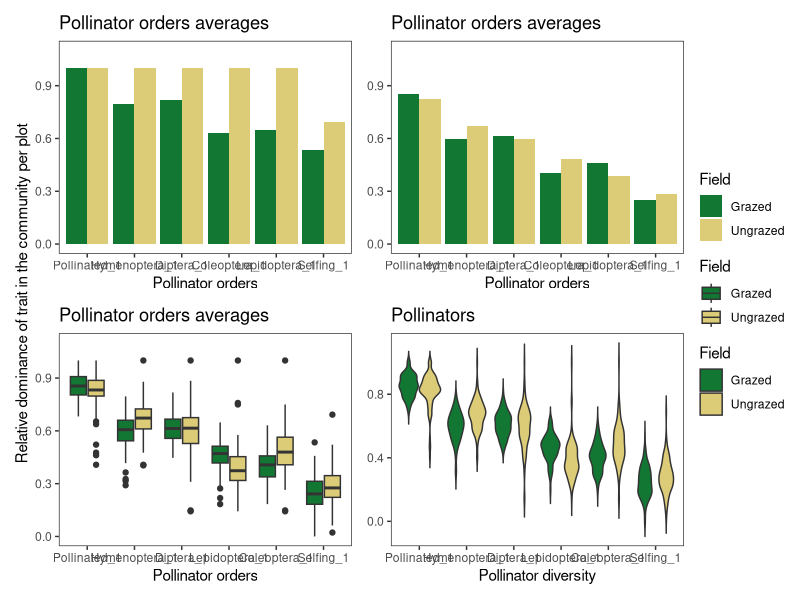
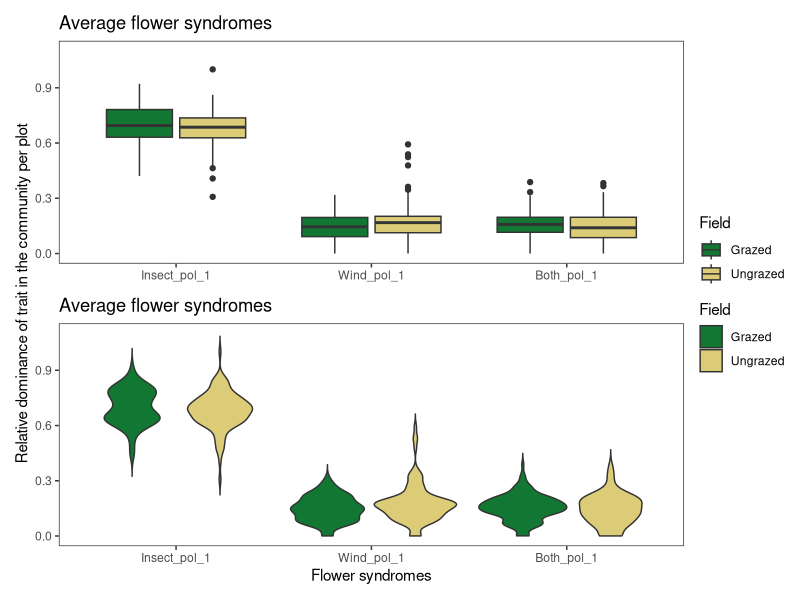
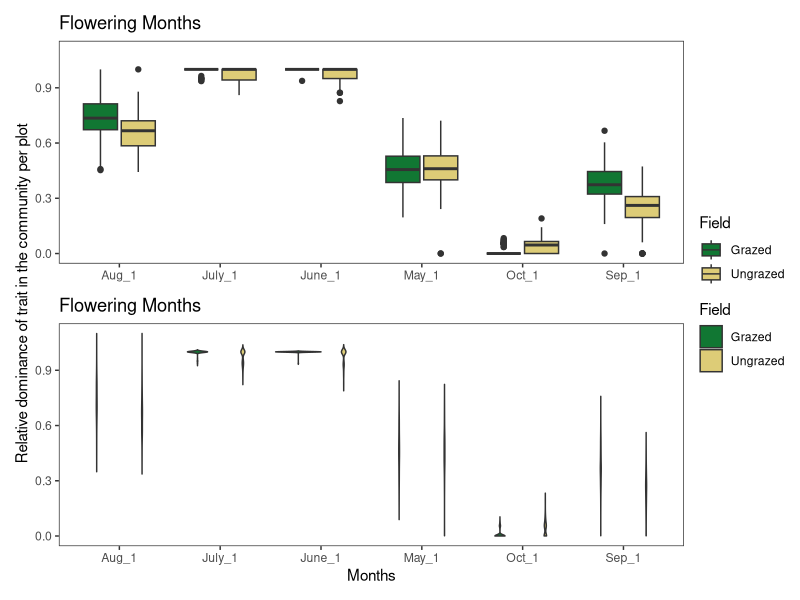
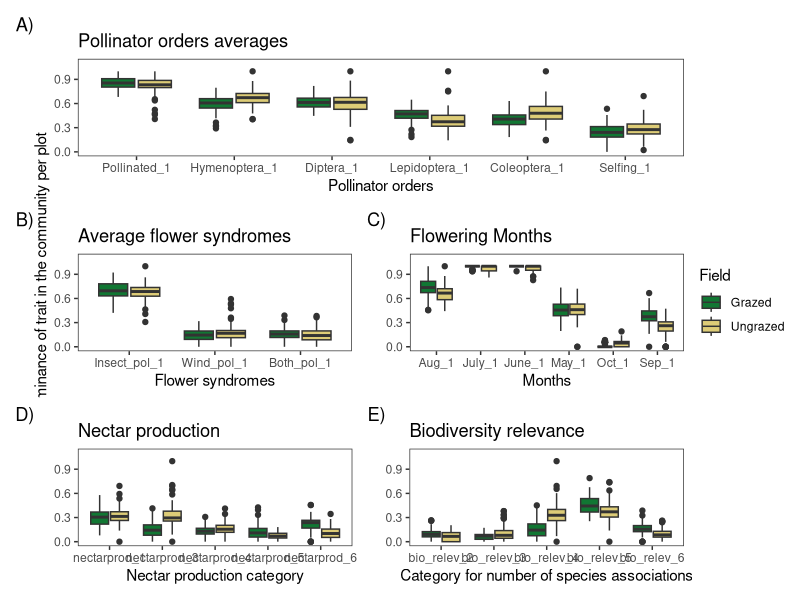

These figures' R source, in order:
## ---- chunk 1
library(knitr)
knitr::opts_knit$set(root.dir = "C:/GerseyNotSLU/Plantdataanalysis/TRY_data/")
library(dplyr) #summarise, group_by, filter
library(ggplot2) #ggplot
library(tidyverse) #pivot_longer
library(forcats) #fct_reorder
library(patchwork)

## ---- chunk 2
#| echo: true
cwm2 <- read.csv2("cwm_ga_data.csv")
rownames(cwm2) <- cwm2$X
cwm2 <- cwm2[,-1]
#str(cwm2)
#head(cwm2,1) 
#colnames(cwm2)

## ---- chunk 3
#| echo: true
####Insect groups####
#Trying with insect orders
#collect all the order data in the columns Field, variable and value
#The transformation with pivot_longer is necessary because my data was in wide format and it needs to be in long format so I can make the graphs I want.
orders <- cwm2 %>% 
  pivot_longer(
    cols = c(Pollinated_1, Hymenoptera_1,Lepidoptera_1, Diptera_1, Coleoptera_1, Selfing_1),   # columns to reshape
    names_to = "variable",       # new column for variable names
    values_to = "value")           # new column for values)

#I had to rearrange the graphs using fct_reorder() because the default is alphabetical order and I wanted it in a specific order.

#bargraph raw data
o <- orders %>% ggplot(aes(x=forcats::fct_reorder(variable, desc(value), .fun = mean), y=value, fill = Field)) +
  geom_bar(stat="identity", position = "dodge")+
  #geom_errorbar(aes(ymin = mean(value) - sd(value), ymax = mean(value) + sd(value)), width = 0.2, linewidth = 0.8) +  # SD error bars
  scale_fill_manual(values=c("#117733", "#DDCC77")) +
  labs(x = "Pollinator orders", y = "Relative dominance of trait in the community per plot", title = "Pollinator orders averages") +
  ylim(0,1.1) +
  theme_test()

#I did some summarizing to calculate means and sds because the bargraph looked strange.
orders.stats <- orders %>% 
  group_by(Field,variable) %>% 
  summarise(mean_value =mean(value), sd_value = sd(value))

#bargraph with summary, I could not get the SD to show well on the graph
os <- orders.stats %>% ggplot(aes(x=forcats::fct_reorder(variable, desc(mean_value), .fun = mean), y=mean_value, fill = Field)) +
  geom_bar(stat="identity", position = "dodge")+
  #geom_errorbar(aes(ymin = mean_value - sd_value, ymax = mean_value + sd_value), width = 0.2, linewidth = 0.8) +  # SD error bars
  scale_fill_manual(values=c("#117733", "#DDCC77")) +
  labs(x = "Pollinator orders", y = "Relative dominance of trait in the community per plot", title = "Pollinator orders averages") +
  ylim(0,1.1) +
  theme_test()

#box plot
ob <- ggplot(data.frame(orders), aes(x = forcats::fct_reorder(variable, desc(value), .fun = median), y = value, fill = Field)) +
  geom_boxplot() +
  scale_fill_manual(values=c("#117733", "#DDCC77")) +
  labs(x = "Pollinator orders", y = "Relative dominance of trait in the community per plot", title = "Pollinator orders averages") +
  ylim(0,1.1) +
  theme_test()
  

# violin graph
ov <- ggplot(orders, aes(x= forcats::fct_reorder(variable, desc(value), .fun = median), y=value, fill=Field)) + 
  geom_violin(trim=FALSE) +
  scale_fill_manual(values=c("#117733", "#DDCC77")) +
  labs(x = "Pollinator diversity", y = "Relative dominance of trait in the community per plot", title = "Pollinators")+ 
  theme_test()

o+os+ob+ov +
  plot_layout(guides = 'collect',axis_titles = 'collect_y')

## ---- chunk 4
#| echo: true
####Flowering syndromes####
syndromes <- cwm2 %>%
  pivot_longer(
    cols = c(Insect_pol_1,Wind_pol_1,Both_pol_1),   # columns to reshape
    names_to = "variable",       # new column for variable names
    values_to = "value"          # new column for values
  )

sb <- ggplot(data.frame(syndromes), aes(x = forcats::fct_reorder(variable, desc(value), .fun = median), y = value, fill = Field)) +
  geom_boxplot() +
  scale_fill_manual(values=c("#117733", "#DDCC77")) +
  labs(x = "Flower syndromes", y = "Relative dominance of trait in the community per plot", title = "Average flower syndromes") +
  ylim(0,1.1) +
  theme_test()

sv <- ggplot(data.frame(syndromes), aes(x = forcats::fct_reorder(variable, desc(value), .fun = median), y = value, fill = Field)) +
  geom_violin(trim=FALSE) +
  scale_fill_manual(values=c("#117733", "#DDCC77")) +
  labs(x = "Flower syndromes", y = "Relative dominance of trait in the community per plot", title = "Average flower syndromes") +
  ylim(0,1.1) +
  theme_test()

sb / sv +
  plot_layout(guides = 'collect', axis_titles = 'collect')


## ---- chunk 5
#| echo: true
####Flowering Months####
months <- cwm2 %>% 
  pivot_longer(
    cols = c(May_1,June_1,July_1,Aug_1,Sep_1,Oct_1),   # columns to reshape
    names_to = "variable",       # new column for variable names
    values_to = "value"          # new column for values
  )

mb <- ggplot(data.frame(months), aes(x = variable, y = value, fill = Field)) +
  geom_boxplot() +
  scale_fill_manual(values=c("#117733", "#DDCC77")) +
  labs(x = "Months", y = "Relative dominance of trait in the community per plot", title = "Flowering Months") +
  ylim(0,1.1) +
  theme_test()

mv <- ggplot(data.frame(months), aes(x = variable, y = value, fill = Field)) +
  geom_violin(trim=FALSE) +
  scale_fill_manual(values=c("#117733", "#DDCC77")) +
  labs(x = "Months", y = "Relative dominance of trait in the community per plot", title = "Flowering Months") +
  ylim(0,1.1) +
  theme_test()

mb/mv +
  plot_layout(guides = 'collect',axis_titles = 'collect')


## ---- chunk 6
#| echo: true
####Nectar production####
nectar <- cwm2 %>%
  pivot_longer(
    cols = starts_with("nectarprod"),,   # columns to reshape
    names_to = "variable",       # new column for variable names
    values_to = "value"          # new column for values
  )

#box plot
nb <- ggplot(nectar, aes(x = variable, y = value, fill = Field)) +
  geom_boxplot() +
  scale_fill_manual(values=c("#117733", "#DDCC77")) +
  labs(x = "Nectar production category", y = "Relative dominance of trait in the community per plot", title = "Nectar production") +
  ylim(0,1.1) +
  theme_test()

## ---- chunk 7
####Biodiversity relevance####
bio.rev <- cwm2 %>%
  pivot_longer(
    cols = starts_with("bio_re"),   # columns to reshape
    names_to = "variable",       # new column for variable names
    values_to = "value"          # new column for values
  )


#box plot
bb <- ggplot(bio.rev, aes(x = variable, y = value, fill = Field)) +
  geom_boxplot() +
  scale_fill_manual(values=c("#117733", "#DDCC77")) +
  labs(x = "Category for number of species associations", y = "Relative dominance of trait in the community per plot", title = "Biodiversity relevance") +
  ylim(0,1.1) +
  theme_test()

## ---- chunk 8
#| echo: true
#patch them together for a final image
library(patchwork) # multiple plot alignment

#Pollinator orders
ob <- ggplot(data.frame(orders), aes(x = forcats::fct_reorder(variable, desc(value), .fun = median), y = value, fill = Field)) +
  geom_boxplot() +
  scale_fill_manual(values=c("#117733", "#DDCC77")) +
  labs(x = "Pollinator orders", y = NULL, title = "Pollinator orders averages") +
  ylim(0,1.1) +
  theme(axis.text.x = element_text(angle = 45, hjust = 1))+
  theme_test()

#Flower syndromes
sb <- ggplot(data.frame(syndromes), aes(x = forcats::fct_reorder(variable, desc(value), .fun = median), y = value, fill = Field)) +
  geom_boxplot(show.legend = FALSE) +
  scale_fill_manual(values=c("#117733", "#DDCC77")) +
  labs(x = "Flower syndromes", y = "Relative dominance of trait in the community per plot", title = "Average flower syndromes") +
  ylim(0,1.1) +
  theme_test()

#Flowering months
mb <- ggplot(data.frame(months), aes(x = variable, y = value, fill = Field)) +
  geom_boxplot(show.legend = FALSE) +
  scale_fill_manual(values=c("#117733", "#DDCC77")) +
  labs(x = "Months", y = NULL, title = "Flowering Months") +
  ylim(0,1.1) +
  theme_test()

#Nectar production
nb <- ggplot(nectar, aes(x = variable, y = value, fill = Field)) +
  geom_boxplot(show.legend = FALSE) +
  scale_fill_manual(values=c("#117733", "#DDCC77")) +
  labs(x = "Nectar production category", y = NULL, title = "Nectar production") +
  ylim(0,1.1) +
  theme_test()

#Biodiversity relevance
bb <- ggplot(bio.rev, aes(x = variable, y = value, fill = Field)) +
  geom_boxplot(show.legend = FALSE) +
  scale_fill_manual(values=c("#117733", "#DDCC77")) +
  labs(x = "Category for number of species associations", y = NULL, title = "Biodiversity relevance") +
  ylim(0,1.1) +
  theme_test()


plot_object <- ob / (sb | mb) / (nb | bb) + 
  plot_annotation(tag_levels = list(c('A)','B)','C)','D)', 'E)'))) +   
  theme_minimal() +
  plot_layout(guides = 'collect',axis_titles = 'collect')


ggsave("plot.png",plot_object,height=180,width=250,units="mm",dpi=300,type="cairo", device=png)

